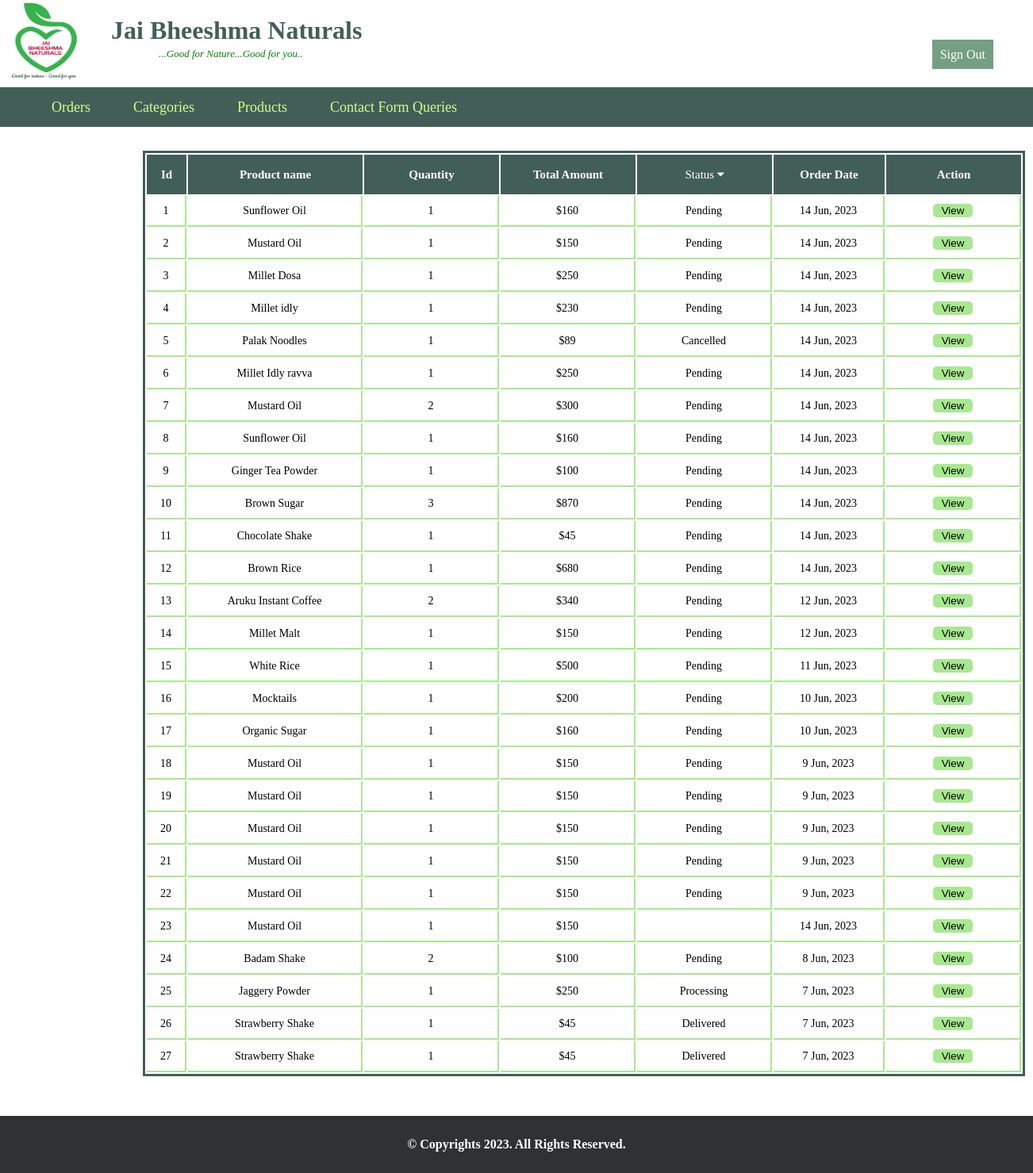
The app's page /admin/orders.php (signed in) with its own data.
### tables this page shows
CREATE TABLE `orders` (
  `id` int(11) NOT NULL,
  `fullName` varchar(256) NOT NULL,
  `email` varchar(256) NOT NULL,
  `phoneNo` bigint(20) DEFAULT NULL,
  `address` varchar(256) NOT NULL,
  `city` varchar(256) NOT NULL,
  `pincode` bigint(20) NOT NULL,
  `product_id` int(11) NOT NULL,
  `productName` varchar(256) NOT NULL,
  `quantity` int(11) NOT NULL,
  `total` varchar(256) NOT NULL,
  `status` int(11) DEFAULT 1,
  `reg_date` timestamp NOT NULL DEFAULT current_timestamp() ON UPDATE current_timestamp(),
  `user_id` int(11) NOT NULL,
  `reason` varchar(256) NOT NULL
);

### admin/orders.php (the view, shortened to what this page needs)
<?php
    include('connection.php');
    include('dashboard-header.php');
    $sql = "SELECT * FROM orders ORDER BY id DESC";
    $result = mysqli_query($conn, $sql);
?>
<div class="content-wrapper">
    <div class="orders-page">
        <div id="orders-reload">
            <table class="orders-table">
                <thead class="orders-head">
                    <tr>
                        <th class="order-id">Id</th>
                        <th class="order-productName">Product name</th>
                        <th class="order-quantity">Quantity</th>
                        <th class="total-amount">Total Amount</th>
                        <th class="order-status">
                            <div class="dropdown-status">
                            <button class="order-status-filter-btn" onclick="toggleDropdown()">Status <i class="fa fa-caret-down"></i></button>
                            </div>
                        </th>
                        <th class="order-date">Order Date</th>
                        <th class="order-action">Action</th>
                    </tr>
                </thead>
                <tbody class="orders-body" id="orders-body">
                    <?php
                        $id = 1;
                        while ($row = mysqli_fetch_assoc($result)) {
                            $newDate = date("j M, Y", strtotime($row['reg_date']));?>
                        <tr>
                            <td><?php echo $id++; ?></td>
                            <td><?php echo $row['productName']; ?> </td>
                            <td><?php echo $row['quantity']; ?></td>
                            <td>$<?php echo $row['total']; ?></td>
                            <td><?php if($row['status'] == 1){
                                        echo "Pending";
                                    } else if ($row['status']==2){
                                        echo "Processing";
                                    } else if ($row['status']==3){
                                        echo "Shipped";
                                    } else if ($row['status']==4){
                                        echo "Delivered";
                                    } else if ($row['status']==0){
                                        echo "Cancelled";
                                    }
                                    ?></td>
                            <td><?php echo $newDate; ?></td>
                            <td><button class="order-view-bttn" onclick="viewOrder(<?php echo $row['id']; ?>)">View</button></td>
                        </tr>
                    <?php } ?>
                </tbody>
            </table>
        </div>
    </div>
</div>
<?php include ('footer.php'); ?>

### admin/admin-css/admin-styles.css (style rules this page uses)
* { margin: 0%; }
.orders-table { display: table; position: relative; top: 30px; left: 180px; border: 3px solid #425F57; }
.orders-head { line-height: 20px; background-color: #425F57; }
.orders-head tr th { padding: 10px; font-family: 'Times New Roman', Times, serif; font-size: 15px; color: white; }
.order-id { width: 30px; }
.order-productName { width: 200px; }
.order-date { width: 120px; }
.order-status { width: 150px; }
.order-status-filter-btn { width: 150px; height: 30px; border-radius: 5px; border: 1px solid #425F57; background-color: #425F57; color: white; font-family: 'Times New Roman', Times, serif; font-size: 15px; cursor: pointer; }
.dropdown-status { position: relative; display: inline-block; }
.order-quantity { width: 150px; }
.total-amount { width: 150px; }
.order-action { width: 150px; }
.orders-body tr td { text-align: center; font-size: 14px; padding: 10px; border-right: 2px solid #A8E890; border-bottom: 2px solid #A8E890; }
.order-view-bttn { border: none; width: 50px; background-color: #A8E890; color: #010202; border-radius: 5px; cursor: pointer; }

### records on screen
orders: productName "Sunflower Oil", quantity "1", total "160", status "Pending", reg_date "14 Jun, 2023"
orders: productName "Mustard Oil", quantity "1", total "150", status "Pending", reg_date "14 Jun, 2023"
orders: productName "Millet Dosa", quantity "1", total "250", status "Pending", reg_date "14 Jun, 2023"
orders: productName "Millet idly", quantity "1", total "230", status "Pending", reg_date "14 Jun, 2023"
orders: productName "Palak Noodles", quantity "1", total "89", status "Cancelled", reg_date "14 Jun, 2023"
orders: productName "Millet Idly ravva", quantity "1", total "250", status "Pending", reg_date "14 Jun, 2023"
orders: productName "Mustard Oil", quantity "2", total "300", status "Pending", reg_date "14 Jun, 2023"
orders: productName "Sunflower Oil", quantity "1", total "160", status "Pending", reg_date "14 Jun, 2023"
orders: productName "Ginger Tea Powder", quantity "1", total "100", status "Pending", reg_date "14 Jun, 2023"
orders: productName "Brown Sugar", quantity "3", total "870", status "Pending", reg_date "14 Jun, 2023"
orders: productName "Chocolate Shake", quantity "1", total "45", status "Pending", reg_date "14 Jun, 2023"
orders: productName "Brown Rice", quantity "1", total "680", status "Pending", reg_date "14 Jun, 2023"
orders: productName "Aruku Instant Coffee", quantity "2", total "340", status "Pending", reg_date "12 Jun, 2023"
orders: productName "Millet Malt", quantity "1", total "150", status "Pending", reg_date "12 Jun, 2023"
orders: productName "White Rice", quantity "1", total "500", status "Pending", reg_date "11 Jun, 2023"
orders: productName "Mocktails", quantity "1", total "200", status "Pending", reg_date "10 Jun, 2023"
orders: productName "Organic Sugar", quantity "1", total "160", status "Pending", reg_date "10 Jun, 2023"
orders: productName "Mustard Oil", quantity "1", total "150", status "Pending", reg_date "9 Jun, 2023"
orders: productName "Mustard Oil", quantity "1", total "150", status "Pending", reg_date "9 Jun, 2023"
orders: productName "Mustard Oil", quantity "1", total "150", status "Pending", reg_date "9 Jun, 2023"
orders: productName "Mustard Oil", quantity "1", total "150", status "Pending", reg_date "9 Jun, 2023"
orders: productName "Mustard Oil", quantity "1", total "150", status "Pending", reg_date "9 Jun, 2023"
orders: productName "Mustard Oil", quantity "1", total "150", reg_date "14 Jun, 2023"
orders: productName "Badam Shake", quantity "2", total "100", status "Pending", reg_date "8 Jun, 2023"
orders: productName "Jaggery Powder", quantity "1", total "250", status "Processing", reg_date "7 Jun, 2023"
orders: productName "Strawberry Shake", quantity "1", total "45", status "Delivered", reg_date "7 Jun, 2023"
orders: productName "Strawberry Shake", quantity "1", total "45", status "Delivered", reg_date "7 Jun, 2023"
